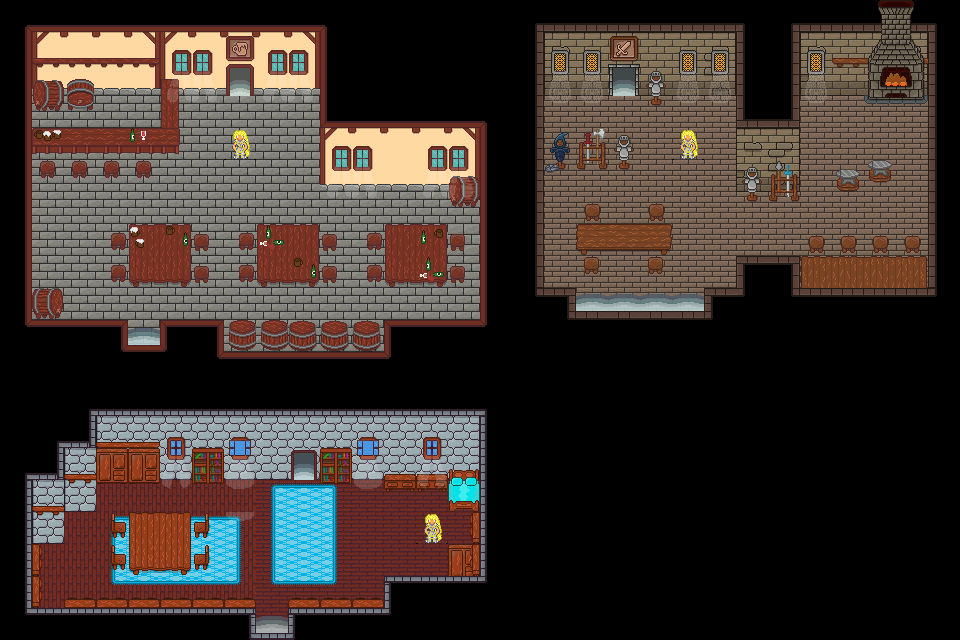

This game map was drawn from its Tiled (.tmx) file and the tilesets committed beside it. A one-line description and the trimmed map source follow:
An orthogonal 30x20 tile map with 32x32 px tiles, 6 tile layers (Fondo, Paredes, Alfombra, Muebles, ...).

<map version="1.9" tiledversion="1.9.2" orientation="orthogonal" renderorder="right-down" width="30" height="20" tilewidth="32" tileheight="32" infinite="0" nextlayerid="8" nextobjectid="1">
 <tileset firstgid="1" name="Tileset_Interiors" tilewidth="32" tileheight="32" tilecount="380" columns="20">
  <image source="Tileset_Interiors.png" width="640" height="608" />
 </tileset>
 <layer id="5" name="Fondo" width="30" height="20">
  <data>[600 cells, 600 non-empty, 1 distinct tile ids]</data>
 </layer>
 <layer id="1" name="Paredes" width="30" height="20">
  <data>[600 cells, 430 non-empty, 75 distinct tile ids]</data>
 </layer>
 <layer id="7" name="Alfombra" width="30" height="20">
  <data>[600 cells, 29 non-empty, 11 distinct tile ids]</data>
 </layer>
 <layer id="3" name="Muebles" width="30" height="20">
  <data>[600 cells, 106 non-empty, 52 distinct tile ids]</data>
 </layer>
 <layer id="6" name="Detalles" width="30" height="20">
  <data>[600 cells, 52 non-empty, 37 distinct tile ids]</data>
 </layer>
 <layer id="4" name="Ventana" width="30" height="20">
  <data>[600 cells, 52 non-empty, 15 distinct tile ids]</data>
 </layer>
</map>
